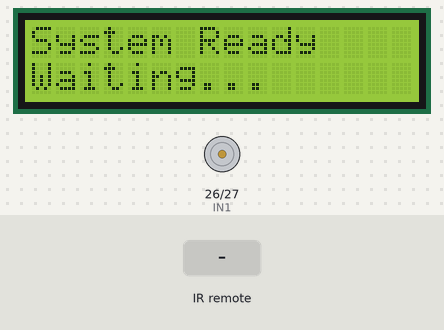
The sketch below on a simulated ESP32. Parts: 16×2 character LCD, motor-driver pin pairs drawn as motors (green arrow = first pin HIGH = forward, orange = second pin HIGH = backward, longer = more drive, scaled by the enable pin). Inputs (shaded band) come from the test bench. WiFi joins after 1.5 s; servers stay silent unless stated; uploads are accepted with an empty reply; what the sketch prints to the serial monitor is not drawn.

Above: at 4.9 s.
5.0 s: infrared code 0x3E9 received
At 5.6 s:
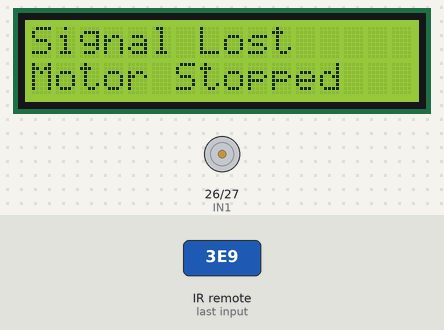
6.8 s: infrared code 0x3EA received
At 7.9 s:
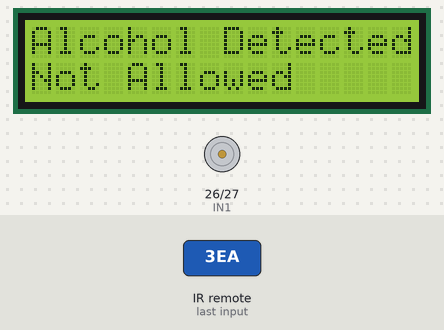
8.3 s: infrared code 0x3EB received
At 9.1 s:
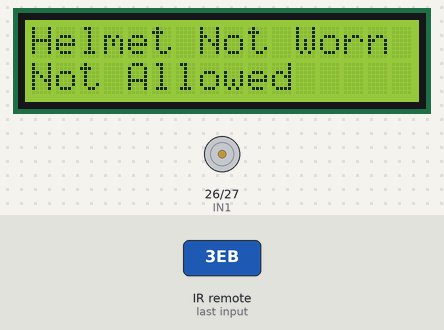
9.8 s: infrared code 0x3EC received
At 11.3 s:
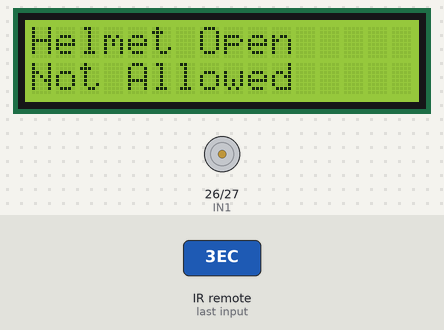
Timing chart, 0 to 12.3 s (numbered marks = the images above; inputs shaded):
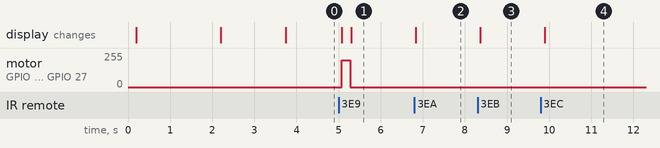

The sketch:

ESP32_Receiver_Complete.ino
```cpp
/*
 * Smart Helmet Safety System - ESP32 RECEIVER (On Bike)
 *
 * This code:
 * 1. Receives RF signals from ESP8266 transmitter (on helmet)
 * 2. Controls motor based on received signals
 * 3. Displays status on LCD
 * 4. Sends data to Flask backend server via HTTP POST
 *
 * Hardware Requirements:
 * - ESP32
 * - RF 433MHz Receiver Module
 * - L298N Motor Driver
 * - LCD I2C Display (16x2)
 * - DC Motor (for ignition simulation)
 */

#include <WiFi.h>
#include <HTTPClient.h>
#include <ArduinoJson.h>
#include <RCSwitch.h>
#include <Wire.h>
#include <LiquidCrystal_I2C.h>

// ==================== CONFIGURATION ====================
// WiFi Configuration
const char* ssid = "YOUR_WIFI_SSID";           // Change to your WiFi name
const char* password = "YOUR_WIFI_PASSWORD";   // Change to your WiFi password

// Flask Server Configuration
const char* serverIP = "192.168.1.100";        // Change to your computer's IP address
const int serverPort = 5001;                   // Flask server port
const char* bikeId = "BIKE123";                // Your bike ID (must match transmitter)

// Pin Configuration
#define IN1 26                                 // Motor driver IN1
#define IN2 27                                 // Motor driver IN2
#define ENA 25                                 // Motor driver ENA (PWM)
#define RF_RX_PIN 4                            // RF receiver data pin

// Motor Speed
#define MOTOR_SPEED 200                        // PWM value (0-255)

// Update Interval
const unsigned long SERVER_UPDATE_INTERVAL = 5000;  // Send to server every 5 seconds

// ==================== GLOBAL VARIABLES ====================
RCSwitch mySwitch = RCSwitch();
LiquidCrystal_I2C lcd(0x27, 16, 2);            // LCD address 0x27, try 0x3F if not working

bool motorRunning = false;
bool helmetWorn = false;
bool alcoholDetected = false;
String currentStatus = "Waiting...";
unsigned long lastRFReceived = 0;
unsigned long lastServerUpdate = 0;
int lastRFCode = 0;

// ==================== SETUP ====================
void setup() {
  Serial.begin(115200);
  delay(100);

  Serial.println("\n\n=================================");
  Serial.println("Smart Helmet Safety System");
  Serial.println("ESP32 RECEIVER (On Bike)");
  Serial.println("=================================\n");

  // Initialize RF receiver
  mySwitch.enableReceive(RF_RX_PIN);
  Serial.println("✓ RF Receiver initialized on pin 4");

  // Initialize LCD
  lcd.init();
  lcd.backlight();
  lcd.setCursor(0, 0);
  lcd.print("Smart Helmet");
  lcd.setCursor(0, 1);
  lcd.print("Receiver Ready");
  delay(2000);
  lcd.clear();
  Serial.println("✓ LCD initialized");

  // Initialize motor pins
  pinMode(IN1, OUTPUT);
  pinMode(IN2, OUTPUT);
  pinMode(ENA, OUTPUT);
  stopMotor();
  Serial.println("✓ Motor driver initialized");

  // Connect to WiFi
  connectWiFi();

  Serial.println("\n✓ System Ready!");
  Serial.println("📡 Waiting for RF signals from helmet...\n");

  updateLCD("System Ready", "Waiting...");
}

// ==================== MAIN LOOP ====================
void loop() {
  unsigned long currentMillis = millis();

  // Check WiFi connection periodically
  if (WiFi.status() != WL_CONNECTED) {
    Serial.println("⚠ WiFi disconnected! Reconnecting...");
    connectWiFi();
  }

  // Check for RF signals
  if (mySwitch.available()) {
    handleRFSignal();
  }

  // Check for timeout (no signal received for 10 seconds)
  if (currentMillis - lastRFReceived > 10000 && motorRunning) {
    Serial.println("⚠ No signal timeout - Stopping motor for safety");
    stopMotor();
    updateLCD("Signal Lost", "Motor Stopped");
    currentStatus = "Signal Timeout";
  }

  // Send status to Flask server periodically
  if (currentMillis - lastServerUpdate >= SERVER_UPDATE_INTERVAL) {
    sendStatusToServer();
    lastServerUpdate = currentMillis;
  }

  delay(100);
}

// ==================== WIFI CONNECTION ====================
void connectWiFi() {
  Serial.print("📶 Connecting to WiFi: ");
  Serial.println(ssid);

  WiFi.begin(ssid, password);

  int attempts = 0;
  while (WiFi.status() != WL_CONNECTED && attempts < 30) {
    delay(500);
    Serial.print(".");
    attempts++;
  }

  if (WiFi.status() == WL_CONNECTED) {
    Serial.println("\n✓ WiFi Connected!");
    Serial.print("📍 IP Address: ");
    Serial.println(WiFi.localIP());
    Serial.print("🌐 Flask Server: http://");
    Serial.print(serverIP);
    Serial.print(":");
    Serial.println(serverPort);
  } else {
    Serial.println("\n✗ WiFi Connection Failed!");
    Serial.println("⚠ Will continue with RF control only");
  }
}

// ==================== HANDLE RF SIGNAL ====================
void handleRFSignal() {
  unsigned long msg = mySwitch.getReceivedValue();
  lastRFReceived = millis();
  lastRFCode = msg;

  Serial.print("📩 RF Received: ");
  Serial.print(msg);
  Serial.print(" → ");

  lcd.clear();
  lcd.setCursor(0, 0);

  switch (msg) {
    case 1001:  // START - Helmet OK, No Alcohol
      lcd.print("Helmet OK");
      lcd.setCursor(0, 1);
      lcd.print("Motor Starting");
      Serial.println("START (Motor ON)");
      currentStatus = "Running";
      helmetWorn = true;
      alcoholDetected = false;
      startMotor();
      break;

    case 1002:  // ALCOHOL - Alcohol Detected
      lcd.print("Alcohol Detected");
      lcd.setCursor(0, 1);
      lcd.print("Not Allowed");
      Serial.println("ALCOHOL (Motor BLOCKED)");
      currentStatus = "Alcohol Detected";
      helmetWorn = true;
      alcoholDetected = true;
      stopMotor();
      break;

    case 1003:  // NOHELMET - Helmet Not Worn
      lcd.print("Helmet Not Worn");
      lcd.setCursor(0, 1);
      lcd.print("Not Allowed");
      Serial.println("NOHELMET (Motor BLOCKED)");
      currentStatus = "No Helmet";
      helmetWorn = false;
      alcoholDetected = false;
      stopMotor();
      break;

    case 1004:  // OPEN - Helmet Opened
      lcd.print("Helmet Open");
      lcd.setCursor(0, 1);
      lcd.print("Not Allowed");
      Serial.println("OPEN (Motor BLOCKED)");
      currentStatus = "Helmet Opened";
      helmetWorn = false;
      alcoholDetected = false;
      stopMotor();
      break;

    default:
      lcd.print("Unknown Signal");
      lcd.setCursor(0, 1);
      lcd.print("Code: ");
      lcd.print(msg);
      Serial.print("Unknown RF Code: ");
      Serial.println(msg);
      currentStatus = "Unknown Signal";
      stopMotor();
      break;
  }

  mySwitch.resetAvailable();

  // Send immediate update to server on status change
  sendStatusToServer();
}

// ==================== MOTOR CONTROL ====================
void startMotor() {
  digitalWrite(IN1, HIGH);
  digitalWrite(IN2, LOW);
  analogWrite(ENA, MOTOR_SPEED);
  motorRunning = true;
  Serial.println("🟢 Motor: ON");
}

void stopMotor() {
  digitalWrite(IN1, LOW);
  digitalWrite(IN2, LOW);
  analogWrite(ENA, 0);
  motorRunning = false;
  Serial.println("🔴 Motor: OFF");
}

// ==================== LCD UPDATE ====================
void updateLCD(String line1, String line2) {
  lcd.clear();
  lcd.setCursor(0, 0);
  lcd.print(line1);
  lcd.setCursor(0, 1);
  lcd.print(line2);
}

// ==================== SEND STATUS TO SERVER ====================
void sendStatusToServer() {
  if (WiFi.status() != WL_CONNECTED) {
    Serial.println("⚠ Cannot send to server - WiFi not connected");
    return;
  }

  // Create JSON payload
  StaticJsonDocument<256> doc;
  doc["bikeId"] = bikeId;
  doc["helmetWorn"] = helmetWorn;
  doc["alcoholDetected"] = alcoholDetected;
  doc["ignitionStatus"] = motorRunning ? "on" : "blocked";
  doc["motorRunning"] = motorRunning;
  doc["status"] = currentStatus;
  doc["lastRFCode"] = lastRFCode;
  doc["signalAge"] = (millis() - lastRFReceived) / 1000;  // seconds since last signal

  String jsonString;
  serializeJson(doc, jsonString);

  // Prepare HTTP POST request
  HTTPClient http;
  String url = "http://" + String(serverIP) + ":" + String(serverPort) + "/api/hardware/status";

  http.begin(url);
  http.addHeader("Content-Type", "application/json");

  // Send POST request
  int httpCode = http.POST(jsonString);

  // Handle response
  if (httpCode > 0) {
    if (httpCode == HTTP_CODE_OK) {
      String response = http.getString();
      Serial.println("🌐 Server: Status sent successfully");

      // Parse response
      StaticJsonDocument<128> responseDoc;
      DeserializationError error = deserializeJson(responseDoc, response);

      if (!error) {
        bool serverIgnitionAllowed = responseDoc["ignitionAllowed"];
        Serial.print("   Server Response: Ignition ");
        Serial.println(serverIgnitionAllowed ? "ALLOWED ✓" : "BLOCKED ✗");

        // Server can override local control (optional)
        if (!serverIgnitionAllowed && motorRunning) {
          Serial.println("⚠ Server override: Stopping motor");
          stopMotor();
          updateLCD("Server Block", "Motor Stopped");
        }
      }
    } else {
      Serial.print("✗ HTTP Error: ");
      Serial.println(httpCode);
    }
  } else {
    Serial.print("✗ Connection failed: ");
    Serial.println(http.errorToString(httpCode));
  }

  http.end();
}

// ==================== STATUS PRINT ====================
void printStatus() {
  Serial.println("\n━━━━━━━━━━━━━━━━━━━━━━━━━━━━");
  Serial.println("📊 CURRENT STATUS");
  Serial.println("━━━━━━━━━━━━━━━━━━━━━━━━━━━━");
  Serial.print("🪖 Helmet: ");
  Serial.println(helmetWorn ? "✓ WORN" : "✗ NOT WORN");
  Serial.print("🍺 Alcohol: ");
  Serial.println(alcoholDetected ? "✗ DETECTED" : "✓ CLEAR");
  Serial.print("🏍️ Motor: ");
  Serial.println(motorRunning ? "✓ RUNNING" : "✗ STOPPED");
  Serial.print("📡 Last RF: ");
  Serial.println(lastRFCode);
  Serial.print("⏱️ Signal Age: ");
  Serial.print((millis() - lastRFReceived) / 1000);
  Serial.println(" seconds");
  Serial.println("━━━━━━━━━━━━━━━━━━━━━━━━━━━━\n");
}
```

Measured:
- after the input at 5.0 s, motor on GPIO 26 (IN1) / GPIO 27 (IN2): stopped → forward 200/255 after 0.07 s, → stopped 0.20 s later; the display: first changes after 0.07 s (image 1 shows a later state)
- after the input at 6.8 s, the display: changes at once (image 2)
- after the input at 8.3 s, the display: changes after 0.07 s (image 3)
- after the input at 9.8 s, the display: changes after 0.10 s (image 4)
